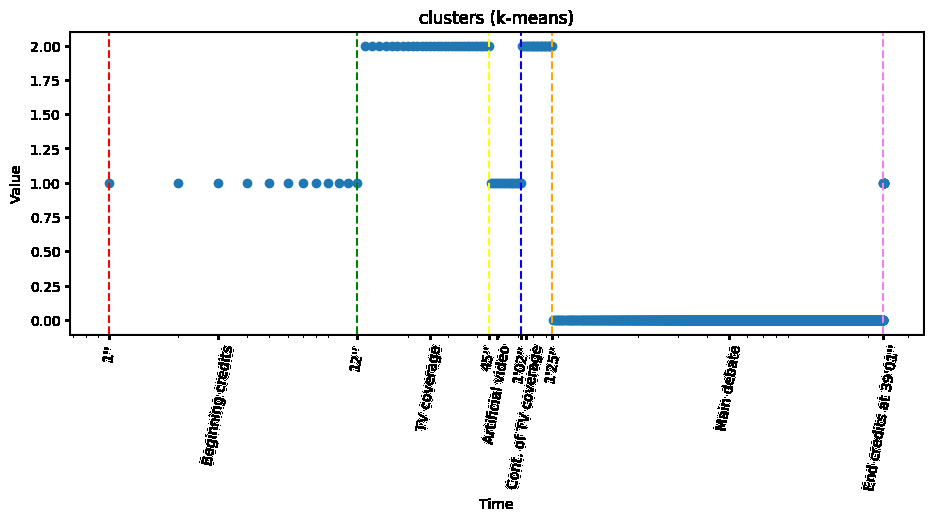
#> input picture example.png, 936 x 521 px
$ python -i background.py   (imports and definitions only)
#> lines starting #> are read from the running program, lines starting #| are printed output that depends on the picture
#> further down, picture is the input picture: shape (521, 936, 3); mean B, G, R 246, 245.4, 244.5
# -*- coding: utf-8 -*-
"""
Background functions
@author: francois courbier
"""
import numpy as np
import cv2
import matplotlib.pyplot as plt


def computeFeatures(BGR_image):
    """Return basic features computed from an BGR image.

    @param BGR_image: image in BGR format
    """
    attributes = np.zeros(0)

    # Compute features from gray
    gray_image = cv2.cvtColor(BGR_image, cv2.COLOR_BGR2GRAY)
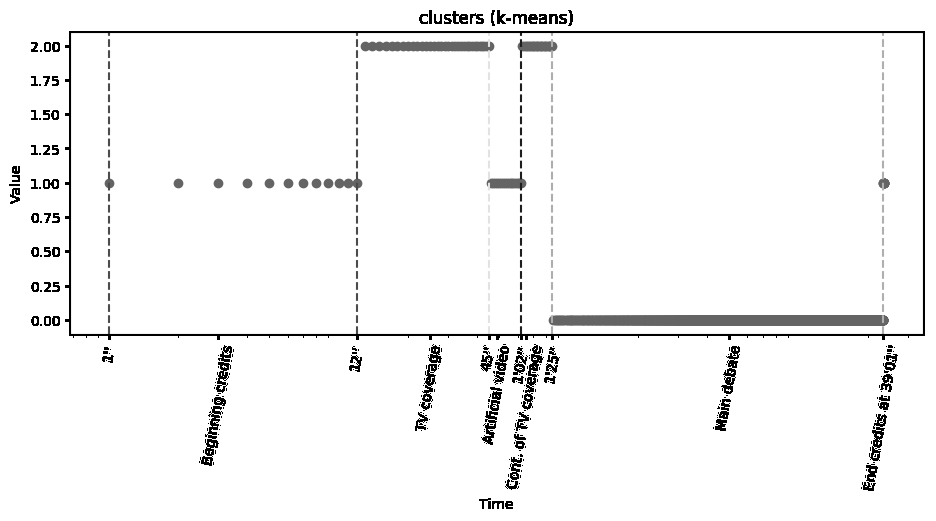
#> gray_image: shape (521, 936); min 0, max 255, mean 245.2
    mean_gray = np.mean(gray_image)
#> mean_gray = 245.2
    var_gray = np.var(gray_image)
#> var_gray = 2098.8
    mean_grad_gray = np.mean(np.gradient(gray_image))
#> mean_grad_gray = 0

    # Compute features from BGR
    b, g, r = cv2.split(BGR_image)
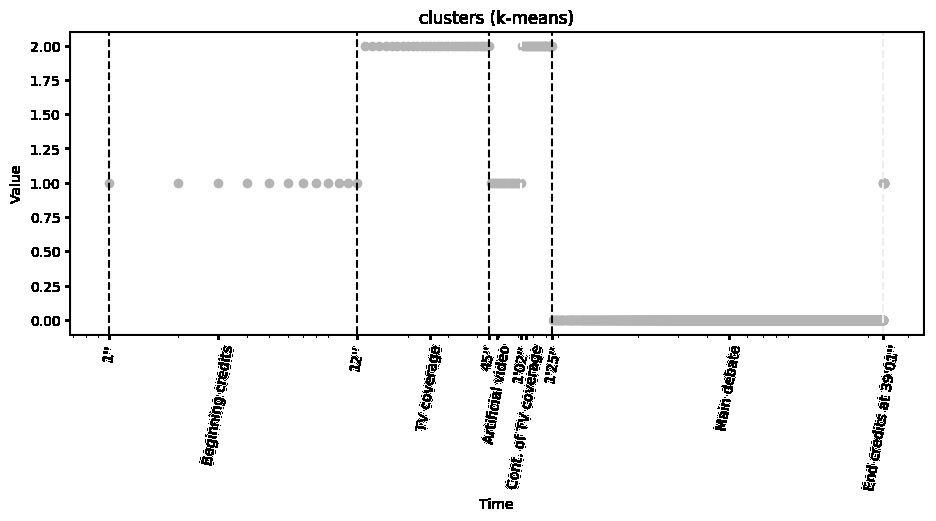
#> b: shape (521, 936); min 0, max 255, mean 246
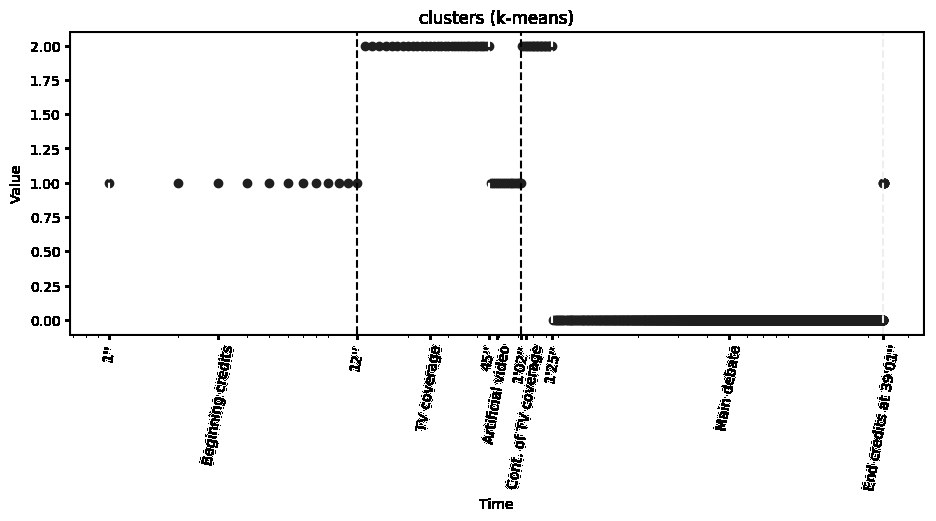
#> r: shape (521, 936); min 0, max 255, mean 244.5
    mean_B = np.mean(b)
#> mean_B = 246
    var_B = np.var(b)
#> var_B = 1985.2
    mean_G = np.mean(g)
#> mean_G = 245.4
    var_G = np.var(g)
#> var_G = 2064.5
    mean_R = np.mean(r)
#> mean_R = 244.5
    var_R = np.var(r)
#> var_R = 2422.6

    # Compute features from HSV
    hsv = cv2.cvtColor(BGR_image, cv2.COLOR_BGR2HSV)
#> hsv: shape (521, 936, 3); mean H, S, V 2.2, 4, 246.8
    h, s, v = cv2.split(hsv)
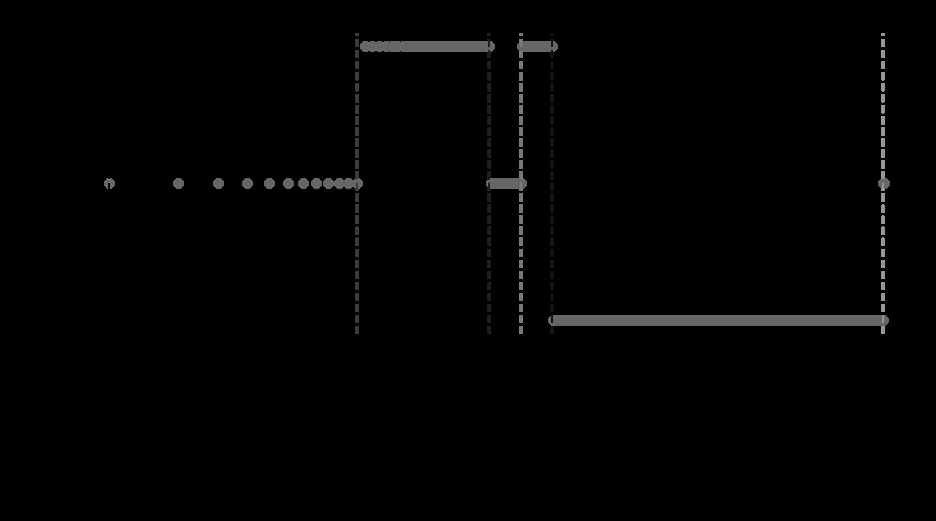
#> h: shape (521, 936); min 0, max 177, mean 2.2
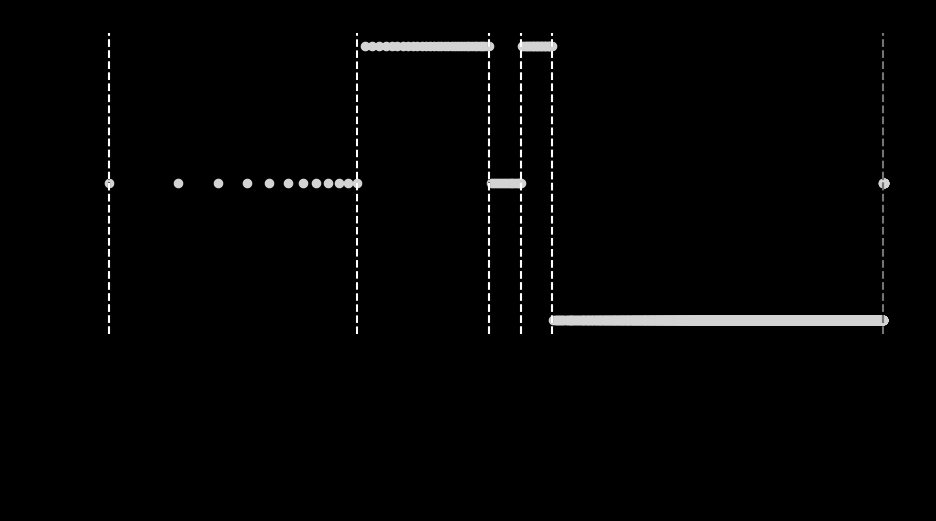
#> s: shape (521, 936); min 0, max 255, mean 4
    mean_H = np.mean(h)
#> mean_H = 2.19
    var_H = np.var(h)
#> var_H = 224.4
    mean_S = np.mean(s)
#> mean_S = 4.02
    var_S = np.var(s)
#> var_S = 833
    mean_V = np.mean(v)
#> mean_V = 246.8
    var_V = np.var(v)
#> var_V = 1796

    # Gather return values
    features = np.append(attributes, [mean_gray, var_gray,
                                      mean_grad_gray,
                                      mean_B, var_B,
                                      mean_G, var_G,
                                      mean_R, var_R,
                                      mean_H, var_H,
                                      mean_S, var_S,
                                      mean_V, var_V])
#> features = [245.2, 2098.8, 0, 246, 1985.2, 245.4, 2064.5, 244.5, 2422.6, 2.19, 224.4, 4.02, 833, 246.8, 1796]
    headers = ("Mean of gray", "Variance of gray",
               "Mean of gradient of gray",
               "Mean of blue", "Variance of blue",
               "Mean of Green", "Variance of Green",
               "Mean of Red", "Variance of R",
               "Mean of Hue", "Variance of Hue",
               "Mean of Saturation", "Variance of Saturation",
               "Mean of Value", "Variance of Value")
    return features, headers


# [56 lines left out: functions extractDataFromVideo, displayFigureSeconds, not called in this run]

>>> import cv2
>>> picture = cv2.imread('example.png')
>>> result = computeFeatures(picture)
